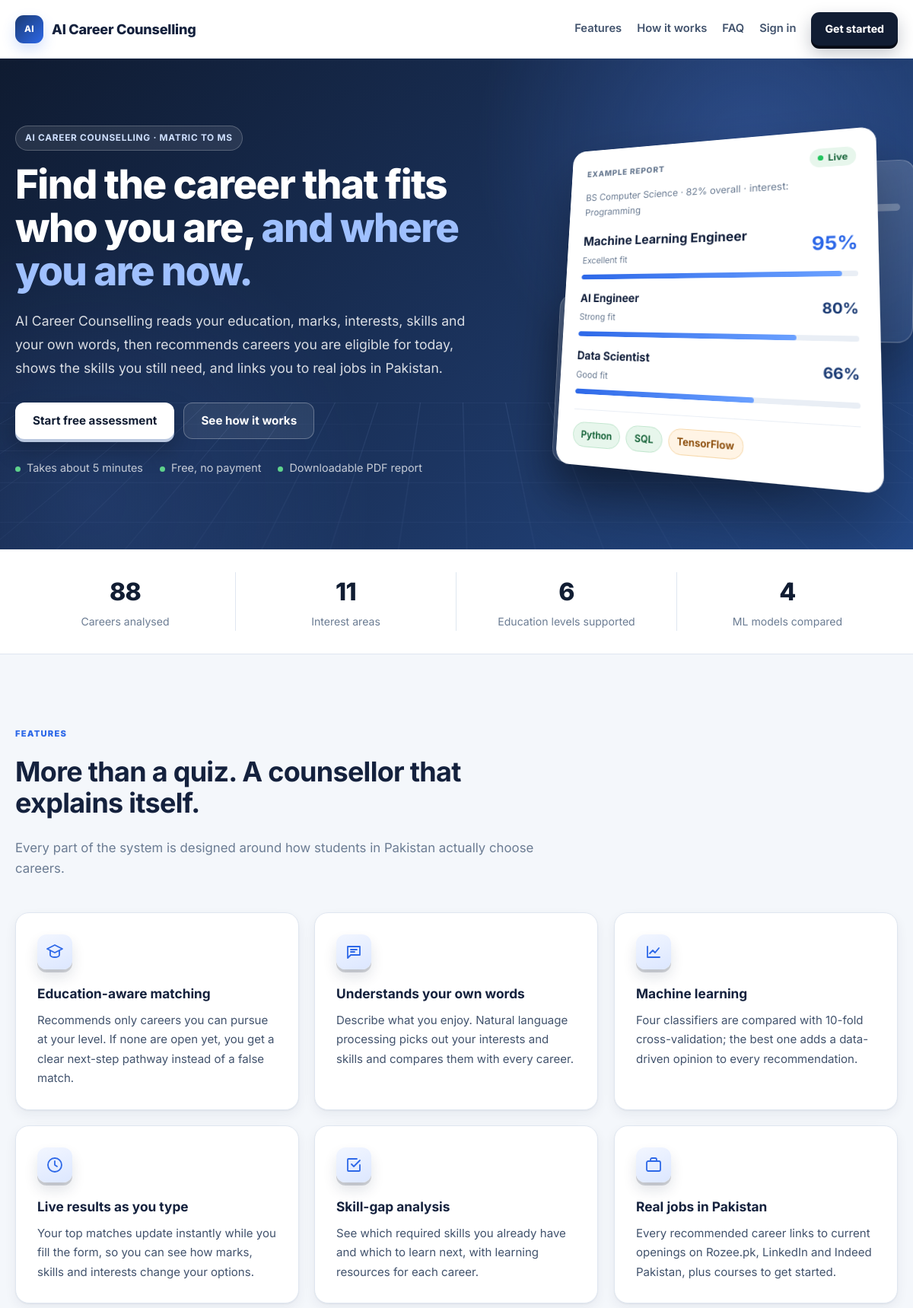
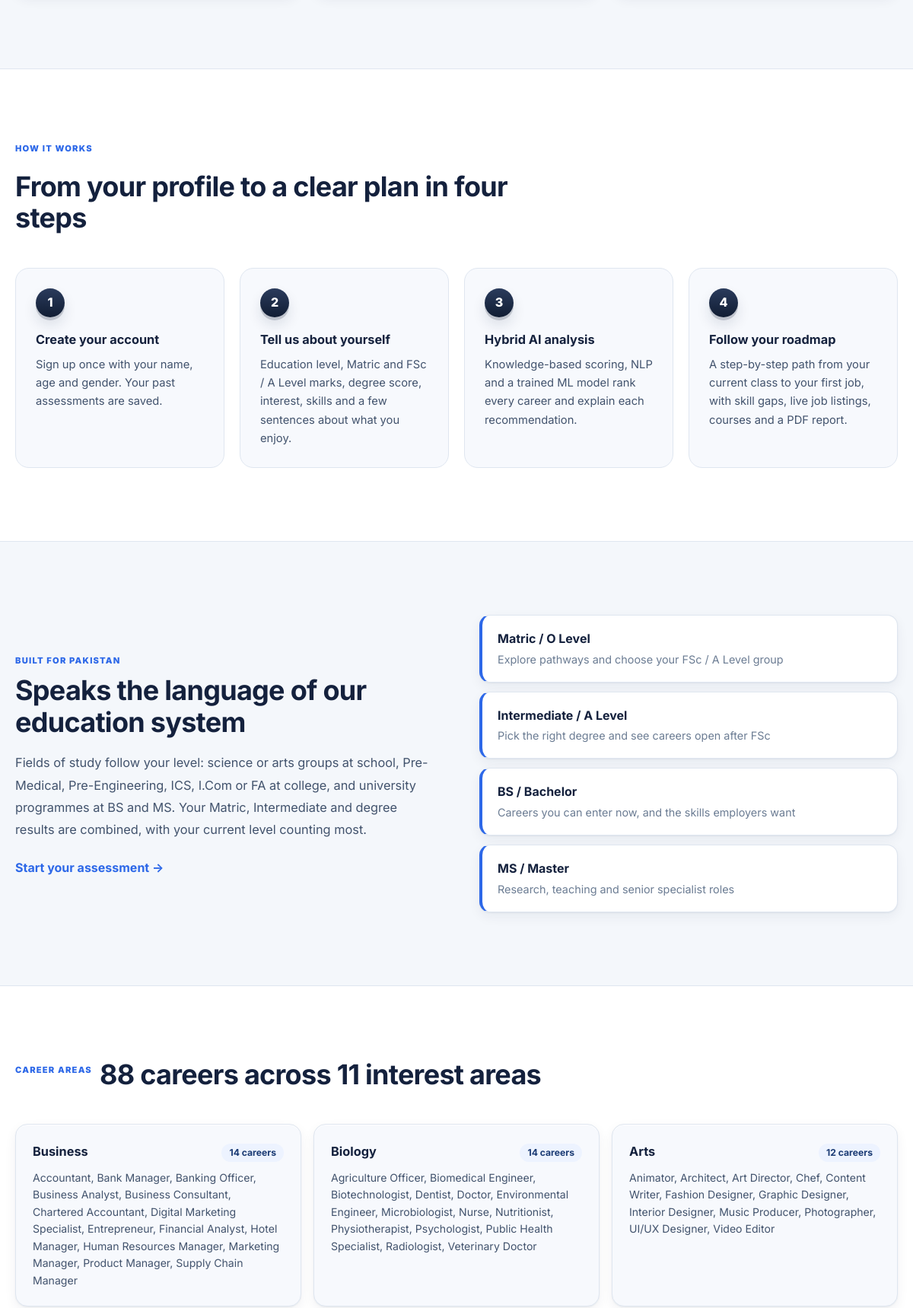
Screenshot of /welcome (upper part) with the database file from the repository (2 pictures, top to bottom).
### tables this page shows
CREATE TABLE Careers(
    id INTEGER PRIMARY KEY AUTOINCREMENT,
    career_name TEXT,
    education_required TEXT,
    field_required TEXT,
    minimum_percentage REAL,
    interest TEXT,
    description TEXT,
    required_skills TEXT,
    future_scope TEXT,
    average_salary TEXT,
    learning_resources TEXT
, holland_code TEXT);

### app.py (the view)
@app.route("/welcome")
def landing():
    connection = get_connection()
    careers = connection.execute("SELECT COUNT(*) FROM Careers").fetchone()[0]
    grouped = {}
    for row in connection.execute(
            "SELECT id, career_name, interest FROM Careers ORDER BY career_name"):
        grouped.setdefault(row["interest"], []).append(
            {"id": row["id"], "name": row["career_name"]})
    areas = [{"interest": name, "n": len(items), "careers": items}
             for name, items in sorted(grouped.items(), key=lambda x: -len(x[1]))]
    assessments = connection.execute("SELECT COUNT(*) FROM Assessments").fetchone()[0]
    connection.close()
    metrics = ml_model.load_metrics() or {}
    return render_template(
        "landing.html", career_count=careers, areas=areas,
        assessments=assessments,
        model_count=len(metrics.get("results", [])) or 4
    )

### Database/ml_model.py (called while the page is built)
def load_metrics():
    try:
        with open(METRICS_PATH, encoding="utf-8") as handle:
            return json.load(handle)
    except (OSError, ValueError):
        return None

### app.py (called while the page is built, shortened)
def get_connection():
    connection = sqlite3.connect(DB_PATH)
    connection.row_factory = sqlite3.Row
    connection.execute("PRAGMA foreign_keys = ON")
    return connection

@app.before_request
def keep_session_alive():
    if "account_id" in session:
        session.permanent = True

@app.before_request
def csrf_protect():
    if request.method != "POST":
        return None

@app.after_request
def security_headers(response):
    response.headers.setdefault("X-Content-Type-Options", "nosniff")
    response.headers.setdefault("X-Frame-Options", "DENY")
    response.headers.setdefault("Referrer-Policy", "strict-origin-when-cross-origin")
    return response

@app.context_processor
def inject_account():
    return {
        "account_name": session.get("account_name"),
        "is_admin": session.get("is_admin", False),
    }

@app.after_request
def style_form_errors(response):
    if response.headers.get("X-Error-Page"):
        return response
    return response

### templates/landing.html (shortened to what this page needs)
{% extends "base.html" %}
{% block body_class %}landing{% endblock %}
{% block body %}
<main>
<section class="lp-hero">
    <div class="lp-wrap lp-hero-grid">
        <div class="lp-hero-copy">
            <span class="eyebrow-dark">AI career counselling · Matric to MS</span>
            <h1>Find the career that fits who you are, <em>and where you are now.</em></h1>
            <p class="lp-lead">AI Career Counselling reads your education, marks, interests, skills and your own words, then recommends careers you are eligible for today, shows the skills you still need, and links you to real jobs in Pakistan.</p>
            <div class="lp-cta">
                <a class="btn btn-light btn-3d" href="{{ url_for('signup') }}">Start free assessment</a>
                <a class="btn btn-ghost" href="#how">See how it works</a>
            </div>
            <ul class="lp-checks">
                <li>Takes about 5 minutes</li>
                <li>Free, no payment</li>
                <li>Downloadable PDF report</li>
            </ul>
        </div>
        <div class="lp-preview stage-3d" aria-label="Example of a career report">
            <div class="pv-layer pv-layer-2" aria-hidden="true"><span>Roadmap</span></div>
            <div class="pv-layer pv-layer-1" aria-hidden="true"><span>Skill gap</span></div>
            <div class="pv-card tilt" data-tilt="10">
                <div class="pv-top">
                    <span class="pv-label">Example report</span>
                    <span class="pv-live"><i></i>Live</span>
                </div>
                <p class="pv-profile">BS Computer Science · 82% overall · interest: Programming</p>
                <div class="pv-row pv-first">
                    <div><strong>Machine Learning Engineer</strong><span>Excellent fit</span></div>
                    <b>95%</b>
                </div>
                <div class="pv-bar"><i style="width:95%"></i></div>
                <div class="pv-row"><div><strong>AI Engineer</strong><span>Strong fit</span></div><b>80%</b></div>
                <div class="pv-bar"><i style="width:80%"></i></div>
                <div class="pv-row"><div><strong>Data Scientist</strong><span>Good fit</span></div><b>66%</b></div>
                <div class="pv-bar"><i style="width:66%"></i></div>
                <div class="pv-skills">
                    <span class="chip chip-have">Python</span>
                    <span class="chip chip-have">SQL</span>
                    <span class="chip chip-missing">TensorFlow</span>
                </div>
            </div>
        </div>
    </div>
</section>
<section class="lp-stats">
    <div class="lp-wrap lp-stats-grid">
        <div><strong>{{ career_count }}</strong><span>Careers analysed</span></div>
        <div><strong>{{ areas|length }}</strong><span>Interest areas</span></div>
        <div><strong>6</strong><span>Education levels supported</span></div>
        <div><strong>{{ model_count }}</strong><span>ML models compared</span></div>
    </div>
</section>
<section class="lp-section" id="features">
    <div class="lp-wrap">
        <div class="lp-head">
            <span class="eyebrow">Features</span>
            <h2>More than a quiz. A counsellor that explains itself.</h2>
            <p>Every part of the system is designed around how students in Pakistan actually choose careers.</p>
        </div>
        <div class="feature-grid">
            <article class="feat tilt" data-tilt="6">
                <span class="feat-icon"><svg viewBox="0 0 24 24"><path d="M12 3 2 8l10 5 10-5-10-5Z"/><path d="M6 10.5V16c0 1.7 2.7 3 6 3s6-1.3 6-3v-5.5"/></svg></span>
                <h3>Education-aware matching</h3>
                <p>Recommends only careers you can pursue at your level. If none are open yet, you get a clear next-step pathway instead of a false match.</p>
            </article>
            <article class="feat tilt" data-tilt="6">
                <span class="feat-icon"><svg viewBox="0 0 24 24"><path d="M4 5h16v11H8l-4 4V5Z"/><path d="M8 9h8M8 12h5"/></svg></span>
                <h3>Understands your own words</h3>
                <p>Describe what you enjoy. Natural language processing picks out your interests and skills and compares them with every career.</p>
            </article>
            <article class="feat tilt" data-tilt="6">
                <span class="feat-icon"><svg viewBox="0 0 24 24"><path d="M4 19V5M4 19h16"/><path d="m7 14 4-4 3 3 5-6"/></svg></span>
                <h3>Machine learning</h3>
                <p>Four classifiers are compared with 10-fold cross-validation; the best one adds a data-driven opinion to every recommendation.</p>
            </article>
            <article class="feat tilt" data-tilt="6">
                <span class="feat-icon"><svg viewBox="0 0 24 24"><circle cx="12" cy="12" r="9"/><path d="M12 7v5l3 2"/></svg></span>
                <h3>Live results as you type</h3>
                <p>Your top matches update instantly while you fill the form, so you can see how marks, skills and interests change your options.</p>
            </article>
            <article class="feat tilt" data-tilt="6">
                <span class="feat-icon"><svg viewBox="0 0 24 24"><path d="M9 11l3 3 8-8"/><path d="M20 12v7a1 1 0 0 1-1 1H5a1 1 0 0 1-1-1V5a1 1 0 0 1 1-1h11"/></svg></span>
                <h3>Skill-gap analysis</h3>
                <p>See which required skills you already have and which to learn next, with learning resources for each career.</p>
            </article>
            <article class="feat tilt" data-tilt="6">
                <span class="feat-icon"><svg viewBox="0 0 24 24"><rect x="3" y="7" width="18" height="13" rx="2"/><path d="M8 7V5a2 2 0 0 1 2-2h4a2 2 0 0 1 2 2v2"/></svg></span>
                <h3>Real jobs in Pakistan</h3>
                <p>Every recommended career links to current openings on Rozee.pk, LinkedIn and Indeed Pakistan, plus courses to get started.</p>
            </article>
        </div>
    </div>
</section>
<section class="lp-section lp-alt" id="how">
    <div class="lp-wrap">
        <div class="lp-head">
            <span class="eyebrow">How it works</span>
            <h2>From your profile to a clear plan in four steps</h2>
        </div>
        <ol class="steps">
            <li><span>1</span><h3>Create your account</h3><p>Sign up once with your name, age and gender. Your past assessments are saved.</p></li>
            <li><span>2</span><h3>Tell us about yourself</h3><p>Education level, Matric and FSc / A Level marks, degree score, interest, skills and a few sentences about what you enjoy.</p></li>
            <li><span>3</span><h3>Hybrid AI analysis</h3><p>Knowledge-based scoring, NLP and a trained ML model rank every career and explain each recommendation.</p></li>
            <li><span>4</span><h3>Follow your roadmap</h3><p>A step-by-step path from your current class to your first job, with skill gaps, live job listings, courses and a PDF report.</p></li>
        </ol>
    </div>
</section>
<section class="lp-section">
    <div class="lp-wrap lp-split">
        <div>
            <span class="eyebrow">Built for Pakistan</span>
            <h2>Speaks the language of our education system</h2>
            <p class="lp-body">Fields of study follow your level: science or arts groups at school, Pre-Medical, Pre-Engineering, ICS, I.Com or FA at college, and university programmes at BS and MS. Your Matric, Intermediate and degree results are combined, with your current level counting most.</p>
            <a class="text-link" href="{{ url_for('signup') }}">Start your assessment →</a>
        </div>
        <div class="level-list">
            <div class="level"><b>Matric / O Level</b><span>Explore pathways and choose your FSc / A Level group</span></div>
            <div class="level"><b>Intermediate / A Level</b><span>Pick the right degree and see careers open after FSc</span></div>
            <div class="level"><b>BS / Bachelor</b><span>Careers you can enter now, and the skills employers want</span></div>
            <div class="level"><b>MS / Master</b><span>Research, teaching and senior specialist roles</span></div>
        </div>
    </div>
</section>
<section class="lp-section lp-alt" id="careers">
    <div class="lp-wrap">
        <div class="lp-head">
            <span class="eyebrow">Career areas</span>
            <h2>{{ career_count }} careers across {{ areas|length }} interest areas</h2>
        </div>
        <div class="area-grid">
            {% for a in areas %}
            <div class="area">
                <div class="area-top"><h3>{{ a.interest }}</h3><span>{{ a.n }} career{{ 's' if a.n != 1 }}</span></div>
                <p class="area-names">{% for c in a.careers %}<a href="{{ url_for('career_details', career_id=c.id) }}">{{ c.name }}</a>{{ ", " if not loop.last }}{% endfor %}</p>
            </div>
            {% endfor %}
        </div>
    </div>
</section>
</main>
{% endblock %}

### static/css/style.css (style rules this page uses)
:root { --ink: #14213d; --ink-soft: #42536d; --muted: #6b7c93; --line: #dfe6f0; --line-soft: #e9eef5; --surface: #ffffff; --surface-soft: #f7f9fd; --page: #f4f7fb; --blue: #2d68e8; --blue-dark: #1b3b74; --blue-soft: #edf3ff; --navy: #111d33; --shadow-sm: 0 8px 24px rgba(16, 34, 69, 0.06); --shadow-md: 0 18px 45px rgba(16, 34, 69, 0.09); --shadow-lg: 0 28px 70px rgba(16, 34, 69, 0.14); --radius-lg: 22px; --radius-md: 15px; }
* { box-sizing: border-box; }
html { scroll-behavior: smooth; }
body { margin: 0; font-family: Inter, ui-sans-serif, -apple-system, BlinkMacSystemFont, "Segoe UI", Arial, sans-serif; color: var(--ink); background: var(--page); line-height: 1.6; }
a { color: inherit; text-decoration: none; }
.eyebrow, .detail-kicker, .career-kicker { color: var(--blue); font-size: .7rem; font-weight: 850; letter-spacing: 1.2px; }
.feature-grid { display: grid; grid-template-columns: repeat(3, minmax(0,1fr)); gap: 20px; margin-top: 30px; }

### static/css/auth.css (style rules this page uses)
.lp-head { display:flex;align-items:center;gap:10px;flex-wrap:wrap }
.chip { padding:5px 11px;border-radius:99px;font-size:.82rem;font-weight:650 }
.chip-have { background:#e7f6ec;color:#17643a;border:1px solid #bfe5cc }
.chip-missing { background:#fff4e5;color:#8a4b08;border:1px solid #f6d7a8 }

### rows the page displays
Careers: interest "Business", n "14", n "s", name "Accountant", last ","
Careers: name "Bank Manager", last ","
Careers: name "Banking Officer", last ","
Careers: name "Business Analyst", last ","
Careers: name "Business Consultant", last ","
Careers: name "Chartered Accountant", last ","
Careers: name "Digital Marketing Specialist", last ","
Careers: name "Entrepreneur", last ","
Careers: name "Financial Analyst", last ","
Careers: name "Hotel Manager", last ","
Careers: name "Human Resources Manager", last ","
Careers: name "Marketing Manager", last ","
Careers: name "Product Manager", last ","
Careers: name "Supply Chain Manager"
Careers: interest "Biology", n "14", n "s", name "Agriculture Officer", last ","
Careers: name "Biomedical Engineer", last ","
Careers: name "Biotechnologist", last ","
Careers: name "Dentist", last ","
Careers: name "Doctor", last ","
Careers: name "Environmental Engineer", last ","
Careers: name "Microbiologist", last ","
Careers: name "Nurse", last ","
Careers: name "Nutritionist", last ","
Careers: name "Physiotherapist", last ","
Careers: name "Psychologist", last ","
Careers: name "Public Health Specialist", last ","
Careers: name "Radiologist", last ","
Careers: name "Veterinary Doctor"
Careers: interest "Arts", n "12", n "s", name "Animator", last ","
Careers: name "Architect", last ","
Careers: name "Art Director", last ","
Careers: name "Chef", last ","
Careers: name "Content Writer", last ","
Careers: name "Fashion Designer", last ","
Careers: name "Graphic Designer", last ","
Careers: name "Interior Designer", last ","
Careers: name "Music Producer", last ","
Careers: name "Photographer", last ","
Careers: name "UI/UX Designer", last ","
Careers: name "Video Editor"

### other values shown
{{ career_count }} "88"
{{ areas|length }} "11"
{{ model_count }} "4"
